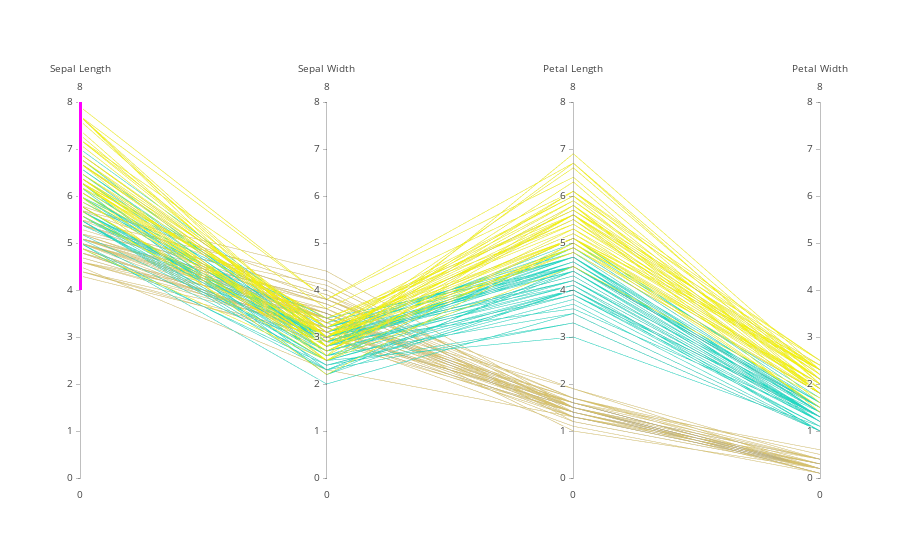

Notebook code cell kept with this figure:
### Code cell
df = pd.read_csv("https://raw.githubusercontent.com/bcdunbar/datasets/master/iris.csv")

data = [
    go.Parcoords(
        line = dict(color = df['species_id'],
                   colorscale = [[0,'#D7C16B'],[0.5,'#23D8C3'],[1,'#F3F10F']]),
        dimensions = list([
            dict(range = [0,8],
                constraintrange = [4,8],
                label = 'Sepal Length', values = df['sepal_length']),
            dict(range = [0,8],
                label = 'Sepal Width', values = df['sepal_width']),
            dict(range = [0,8],
                label = 'Petal Length', values = df['petal_length']),
            dict(range = [0,8],
                label = 'Petal Width', values = df['petal_width'])
        ])
    )
]

layout = go.Layout(
    plot_bgcolor = '#E5E5E5',
    paper_bgcolor = '#E5E5E5'
)

iplot(data, layout)

### Figure 1 — Plotly figure (JSON) as saved in the notebook; plotly's stock layout.template omitted (floating-point values rounded to 4 significant figures; data arrays with more than 128 entries replaced by an {"elided": "..."} marker saying what was removed)
{"data": [{"dimensions": [{"constraintrange": [4, 8], "label": "Sepal Length", "range": [0, 8], "values": {"elided": "150 float values"}}, {"label": "Sepal Width", "range": [0, 8], "values": {"elided": "150 float values"}}, {"label": "Petal Length", "range": [0, 8], "values": {"elided": "150 float values"}}, {"label": "Petal Width", "range": [0, 8], "values": {"elided": "150 float values"}}], "line": {"color": {"elided": "150 int values"}, "colorscale": [[0, "#D7C16B"], [0.5, "#23D8C3"], [1, "#F3F10F"]]}, "type": "parcoords"}], "layout": {}}
